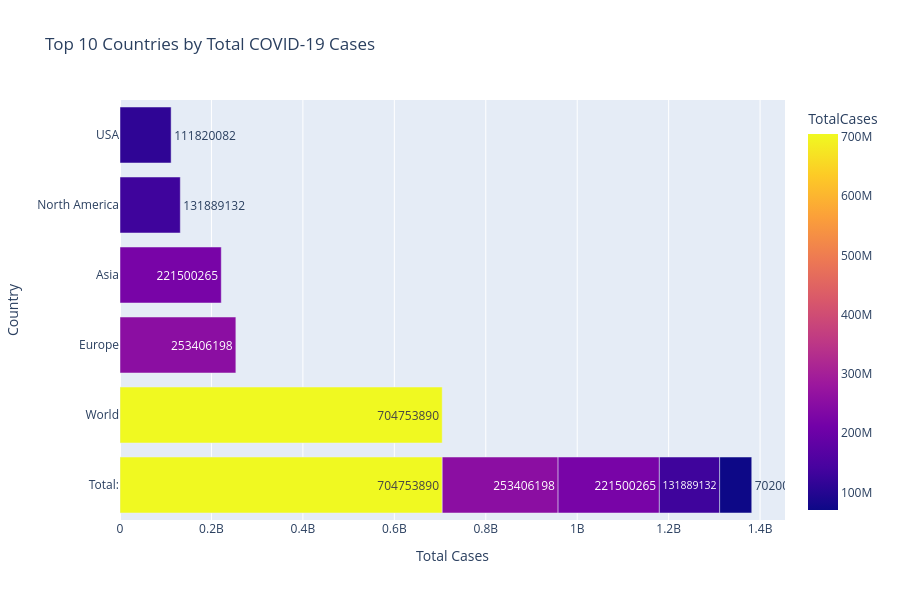

The code cell stored with this chart in its notebook:
### Code cell
import plotly.express as px

top10 = (
    covid_df
    .sort_values("TotalCases", ascending=False)
    .head(10)
)

fig = px.bar(
    top10,
    x="TotalCases",
    y="Country,Other",
    orientation="h",
    color="TotalCases",
    title="Top 10 Countries by Total COVID-19 Cases",
    text="TotalCases"
)

fig.update_layout(
    width=900,
    height=600,
    yaxis_title="Country",
    xaxis_title="Total Cases"
)

fig.show()

### Figure 1 — Plotly figure (JSON) as saved in the notebook; plotly's stock layout.template omitted (floating-point values rounded to 4 significant figures)
{"data": [{"hovertemplate": "TotalCases=%{marker.color}<br>Country,Other=%{y}<extra></extra>", "legendgroup": "", "marker": {"color": [704753890, 704753890, 253406198, 253406198, 221500265, 221500265, 131889132, 131889132, 111820082, 70200879], "coloraxis": "coloraxis", "pattern": {"shape": ""}}, "name": "", "orientation": "h", "showlegend": false, "text": [704800000.0, 704800000.0, 253400000.0, 253400000.0, 221500000.0, 221500000.0, 131900000.0, 131900000.0, 111800000.0, 70200000.0], "textposition": "auto", "type": "bar", "x": [704753890, 704753890, 253406198, 253406198, 221500265, 221500265, 131889132, 131889132, 111820082, 70200879], "xaxis": "x", "y": ["Total:", "World", "Europe", "Total:", "Total:", "Asia", "Total:", "North America", "USA", "Total:"], "yaxis": "y"}], "layout": {"barmode": "relative", "coloraxis": {"colorbar": {"title": {"text": "TotalCases"}}, "colorscale": [[0, "#0d0887"], [0.1111, "#46039f"], [0.2222, "#7201a8"], [0.3333, "#9c179e"], [0.4444, "#bd3786"], [0.5556, "#d8576b"], [0.6667, "#ed7953"], [0.7778, "#fb9f3a"], [0.8889, "#fdca26"], [1, "#f0f921"]]}, "height": 600, "legend": {"tracegroupgap": 0}, "title": {"text": "Top 10 Countries by Total COVID-19 Cases"}, "width": 900, "xaxis": {"anchor": "y", "domain": [0, 1], "title": {"text": "Total Cases"}}, "yaxis": {"anchor": "x", "domain": [0, 1], "title": {"text": "Country"}}}}
